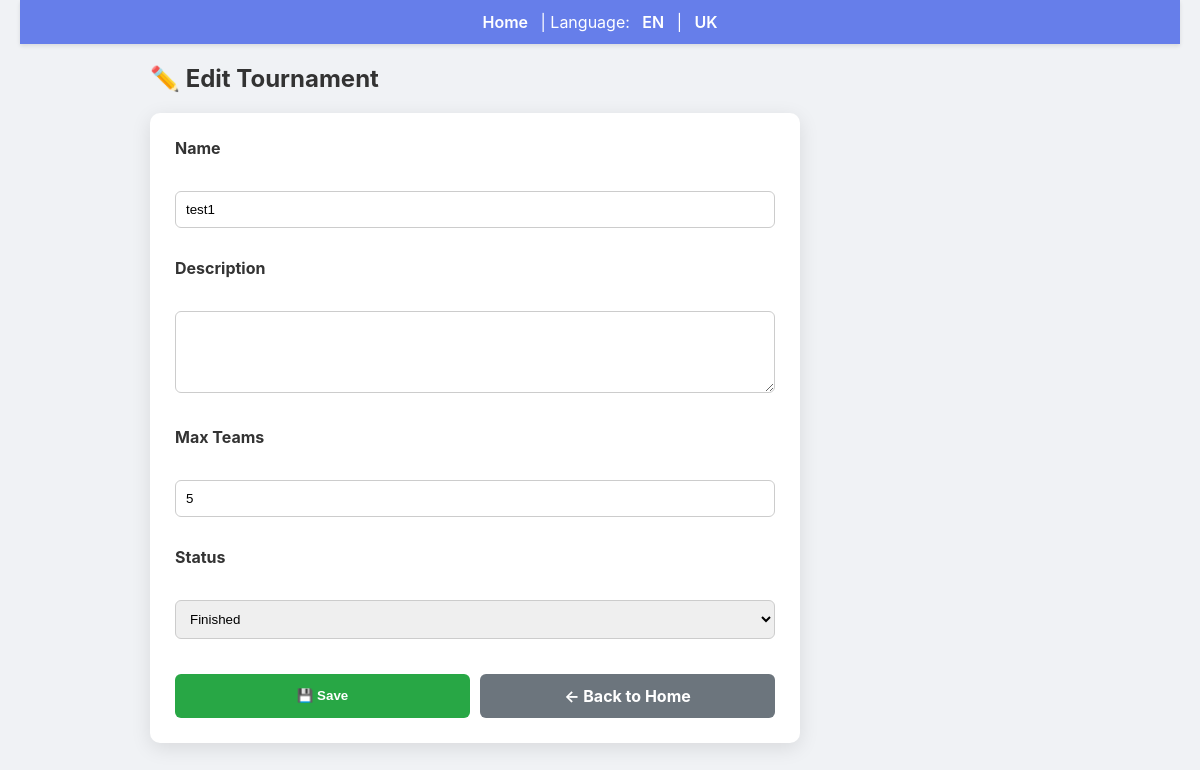
Page /admin/tournament/1/edit on the earlier database version.
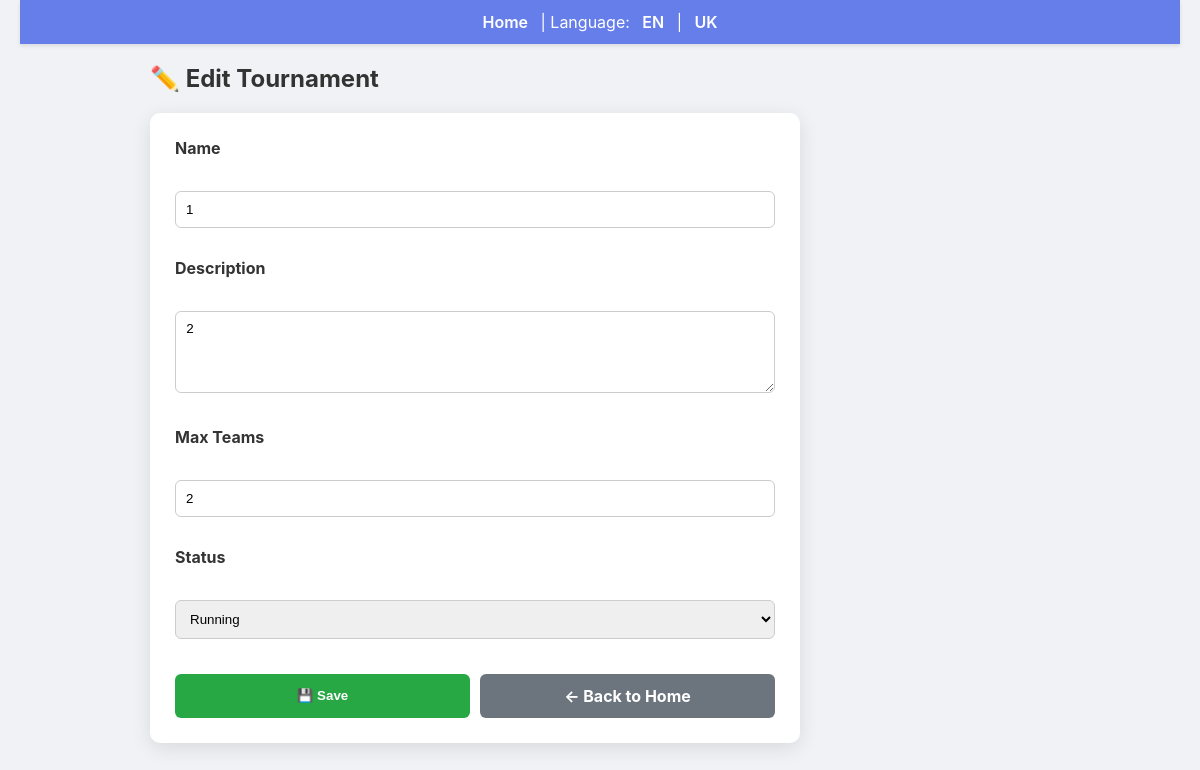
Same page on the later database version.
### backend/models.py (models this page shows)
class Tournament(db.Model):
    id = db.Column(db.Integer, primary_key=True)
    name = db.Column(db.String(200), nullable=False)
    description = db.Column(db.Text)
    max_teams = db.Column(db.Integer)
    status = db.Column(db.String(30), default="Draft")
    rounds = db.relationship('Round', backref='tournament', lazy=True)

### backend/admin.py (the view, shortened to what this page needs)
def edit_tournament(tid):
    t = Tournament.query.get_or_404(tid)
    return render_template('admin_edit_tournament.html', tournament=t)

### backend/app.py (called while the page is built)
@app.context_processor
def inject_user_processor():
    return inject_user()

@app.context_processor
def translation_processor():
    return translation()

### backend/app_helpers.py (called while the page is built)
def get_current_user():
    uid = session.get('user_id')
    if uid:
        return User.query.get(uid)
    return None

def inject_user():
    return {'get_current_user': get_current_user}

def translation():
    lang = session.get('language', 'en')
    def t(key):
        return get_text(key, lang)
    return {
        't': t,
        'lang': lang,
        'supported_languages': list(TRANSLATIONS.keys())
    }

### backend/translations.py (called while the page is built)
def get_text(key, lang='en'):
    if lang not in TRANSLATIONS:
        lang = 'en'
    return TRANSLATIONS[lang].get(key, key)

### templates/admin_edit_tournament.html (shortened to what this page needs)
{% extends 'base.html' %}
{% block content %}
<h2>✏️ {{ t('edit') }} {{ t('tournament_page') }}</h2>
<form method="post" style="
    max-width: 600px;
    background: white;
    padding: 25px;
    border-radius: 10px;
    box-shadow: 0 5px 20px rgba(0,0,0,0.1);
">
  <div style="margin-bottom:15px;">
    <label><b>{{ t('name') }}</b></label><br>
    <input name="name" value="{{ tournament.name }}" required
           style="width:100%; padding:10px; border-radius:6px; border:1px solid #ccc;">
  </div>
  <div style="margin-bottom:15px;">
    <label><b>{{ t('description') }}</b></label><br>
    <textarea name="description" rows="4"
      style="width:100%; padding:10px; border-radius:6px; border:1px solid #ccc;">{{ tournament.description }}</textarea>
  </div>
  <div style="margin-bottom:15px;">
    <label><b>Max Teams</b></label><br>
    <input type="number" name="max_teams" value="{{ tournament.max_teams or '' }}"
           style="width:100%; padding:10px;">
  </div>
  <div style="margin-bottom:20px;">
    <label><b>{{ t('status') }}</b></label><br>
    <select name="status" style="width:100%; padding:10px;">
        <option value="Running" {% if tournament.status=='Running' %}selected{% endif %}>Running</option>
        <option value="Finished" {% if tournament.status=='Finished' %}selected{% endif %}>Finished</option>
    </select>
  </div>
  <div style="display:flex; gap:10px;">
    <button type="submit" style="
        flex:1;
        background:#28a745;
        color:white;
        padding:12px;
        border:none;
        border-radius:6px;
        font-weight:bold;
    ">
      💾 {{ t('save') }}
    </button>
    <a href="/admin/tournaments" style="
        flex:1;
        background:#6c757d;
        color:white;
        padding:12px;
        text-align:center;
        border-radius:6px;
        text-decoration:none;
        font-weight:bold;
    ">
      ← {{ t('back_home') }}
    </a>
  </div>
</form>
{% endblock %}

Differences in the rows shown:
changed Tournament: name "test1" → "1"; description (not shown) → "2"; max_teams "5" → "2"; status "Finished" → "Running"
